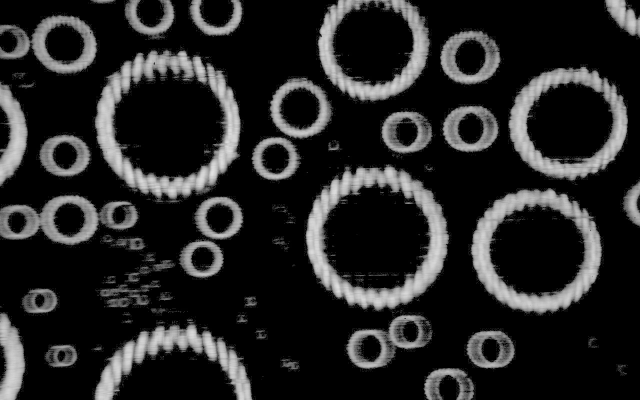
#> input picture working/new input for drops.jpg, 1280 x 800 px, found by its file name (shown at 1/2 size)
$ python Drops14.py
#> lines starting #> are read from the running program, lines starting #| are printed output that depends on the picture; after the words box and inside, x2 and y2 are one past the last pixel; in counts of white or black regions, pixels touching at a corner belong together
import cv2
import numpy as np
import math
import matplotlib.pyplot as plt
import matplotlib.image as mpimg
import pandas as pd
from os import listdir
from os.path import isfile, join

############## I   N    F   O ##########################
# =======================================================
#new image
#
# =======================================================

# Read image
im_in = cv2.imread('/Users/georgedamoulakis/PycharmProjects/Droplets/working/new input for drops.jpg', cv2.IMREAD_GRAYSCALE);
#> im_in is the input picture: shape (800, 1280); min 0, max 225, mean 38.6


def CountingCC():
    # Threshold, Set values equal to or above 220 to 0, Set values below 220 to 255.
    th, im_th = cv2.threshold(im_in, 120, 255, cv2.THRESH_BINARY_INV);

    def CC(img):
        nlabels, labels, stats, centroids = cv2.connectedComponentsWithStats(img)
        label_hue = np.uint8(179 * labels / np.max(labels))
        blank_ch = 255 * np.ones_like(label_hue)
        labeled_img = cv2.merge([label_hue, blank_ch, blank_ch])
        labeled_img = cv2.cvtColor(labeled_img, cv2.COLOR_HSV2BGR)
        labeled_img[label_hue == 0] = 0
        return labeled_img, nlabels, labels, stats, centroids

    # fixing the image
    kernel = np.ones((5, 5), np.uint8)
    erosion = cv2.erode(im_th, kernel, iterations=3)
    dilation = cv2.dilate(erosion, kernel, iterations=2)
    components, nlabels, labels, stats, centroids = CC(dilation)

    # creating the matrices
    a = np.hsplit(stats, 5)
    horizontal = a[2]
    vertical = a[3]
    area = a[4]
    b = np.hsplit(centroids, 2)
    x_centr = b[0]
    y_centr = b[1]
    horizontalNEW = np.zeros(nlabels)
    verticalNEW = np.zeros(nlabels)
    TotalAreaNEW = np.zeros(nlabels)
    NEW_dimensions = np.zeros((nlabels, 6))

    # Logic check if something is DROPLET or NOT
    d = 0
    droplet_counter = 0
    Not_Droplet = np.empty(nlabels, dtype=object)
    for i in range(nlabels):
        d = ((horizontal[i] + vertical[i]) / 2)
        d1 = 0.785 * d * d
        if abs(area[i] - (d1)) > 6000 or horizontal[i] < 20 or vertical[i] < 20:
            Not_Droplet[i] = "NOT a droplet"
        else:
            Not_Droplet[i] = "ok"
            droplet_counter = droplet_counter + 1


    # building the new final dimensions matrix
    for row in range(nlabels):
        for column in range(8):
            if column == 0:
                NEW_dimensions[row, column] = (row + 1)
            elif column == 1:
                NEW_dimensions[row, column] = x_centr[row]
            elif column == 2:
                NEW_dimensions[row, column] = y_centr[row]
            elif column == 3:
                if horizontal[row] < 100:
                    NEW_dimensions[row, column] = horizontal[row] + 20
                else:
                    NEW_dimensions[row, column] = horizontal[row] + 40
            elif column == 4:
                if vertical[row] < 100:
                    NEW_dimensions[row, column] = vertical[row] + 20
                else:
                    NEW_dimensions[row, column] = vertical[row] + 40
            elif column == 5:
                NEW_dimensions[row, column] = ((NEW_dimensions[row][3]) + (NEW_dimensions[row][4])) * 3.14 * 0.25 * ((NEW_dimensions[row][3]) + (NEW_dimensions[row][4]))
        column = column + 1
    row = row + 1
    plt.show()


    # here we have to build the surface area difference
    TotalArea_Frame = 956771 #i am not sure about this number for this image - but we dont care about it now
    TotalArea_Droplets = 0
    TotalArea_Background = 0
    d3 = 0
    droplet_counter_2 = 0
    #Not_Droplet = np.empty(nlabels, dtype=object)
    for i in range(nlabels):
        d3 = ((horizontal[i] + vertical[i]) / 2)
        d4 = 0.785 * d3 * d3
        if abs(area[i] - (d4)) > 2000 or horizontal[i] < 10 or vertical[i] < 10:
            pass
        else:
            droplet_counter_2 = droplet_counter_2 + 1
            TotalArea_Droplets = int(TotalArea_Droplets + (NEW_dimensions[i][5]))

    TotalArea_Background = TotalArea_Frame - TotalArea_Droplets
    print(f'The total area is : { TotalArea_Frame}. '
          f' // The droplets area is: { TotalArea_Droplets}. '
          f' // The free area is : { TotalArea_Background}.'
          f' // The droplets measured here are : {droplet_counter_2}')

    # here we draw the circles, the boxes and the numbers
    image = components
    out = image.copy()
    for row in range(1, nlabels, 1):
        for column in range(5):
            if Not_Droplet[row] == "ok":
                #print(Not_Droplet[row])
                cv2.rectangle(out, (x_centr[row] - 3, y_centr[row] - 3), (x_centr[row] + 3, y_centr[row] + 3), (0, 0, 0))
                r = (math.sqrt(NEW_dimensions[row][5] * 0.31830988618) * 0.5)
                cv2.circle(out, (x_centr[row], y_centr[row]), int(r), (255, 255, 0, 4))
                cv2.putText(out, ('%d' % (row + 1)), (x_centr[row], y_centr[row]), cv2.FONT_HERSHEY_SIMPLEX, 0.8, (255, 255, 255), 2)
            else:
                pass
        column = column + 1
    row = row + 1
    cv2.putText(out, ('%d droplets' % droplet_counter), (5, 30), cv2.FONT_ITALIC , 1.2, (220,220, 220), 2)


#here we will build the MatrixA

    # 1st column: Average rate of growth of each droplet in 2 minutes
    # to find the average growth you need the area and the centroid of each droplet
    # DONE!!! 2nd column: Average number of droplets in 2 minutes
    # DONE!!! 3rd column: Average  surface area of empty background in 2 minutes
    MatrixA = np.zeros((nlabels, 3))
    for row in range(nlabels):
        for column in range(0,3,1):
            if column == 0:
                MatrixA[row, column] = 1
            elif column == 1:
                MatrixA[row, column] = droplet_counter
            elif column == 2:
                MatrixA[row, column] = TotalArea_Background
        column = column + 1
    row = row + 1


#save the new MatrixA to a csv file
    mypath = '/Users/georgedamoulakis/PycharmProjects/Droplets/working'
    onlyfiles = [f for f in listdir(mypath) if isfile(join(mypath, f))]
    df_M_A = pd.DataFrame(MatrixA)  # converting it to a pandas
    df_M_A.columns = [ 'Rate of Growth', 'Number of Droplets', 'Background Area']
    df_M_A.to_csv(f'MatrixA for image: {onlyfiles}.csv', index=False)  # save as csv

    # show the images
    cv2.imshow("Initial", im_in)
    cv2.imshow("Final", out)
    cv2.waitKey(0)
    cv2.destroyAllWindows()


CountingCC()
#> in CountingCC, `th, im_th = cv2.threshold(im_in, 120, 255, cv2.THRESH_BINARY_INV);`:
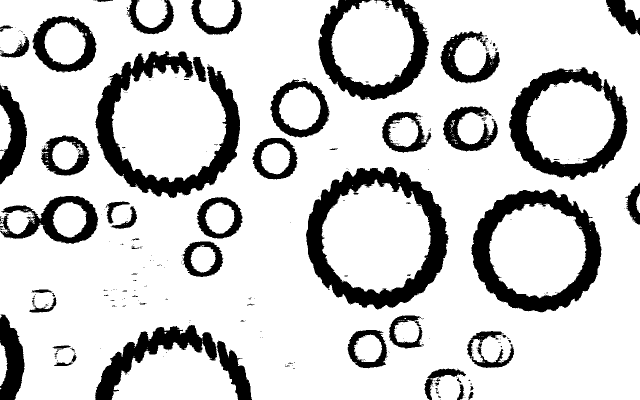
#> im_th: shape (800, 1280) (shown at 1/2 size); 81.4% white; 372 black regions (309 under 20 px), largest, box (x1, y1, x2, y2) and area: (612, 334, 897, 619) 24953, (191, 102, 480, 396) 23864, (943, 379, 1203, 625) 21131
#> in CountingCC, `erosion = cv2.erode(im_th, kernel, iterations=3)`:
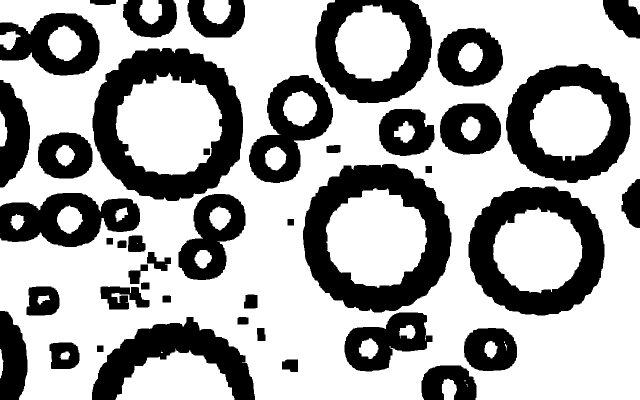
#> erosion: shape (800, 1280) (shown at 1/2 size); 65.3% white; 43 black regions, largest, box (x1, y1, x2, y2) and area: (185, 96, 486, 402) 40552, (606, 328, 903, 625) 39545, (937, 373, 1209, 631) 33054
#> in CountingCC, `dilation = cv2.dilate(erosion, kernel, iterations=2)`:
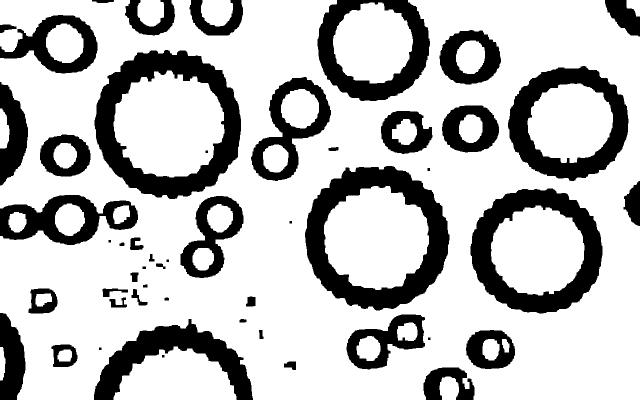
#> dilation: shape (800, 1280) (shown at 1/2 size); 74.6% white; 51 black regions, largest, box (x1, y1, x2, y2) and area: (189, 100, 482, 398) 31688, (610, 332, 899, 621) 31249, (941, 377, 1205, 627) 25798
#> in CC, `nlabels, labels, stats, centroids = cv2.connectedComponentsWithStats(i..`:
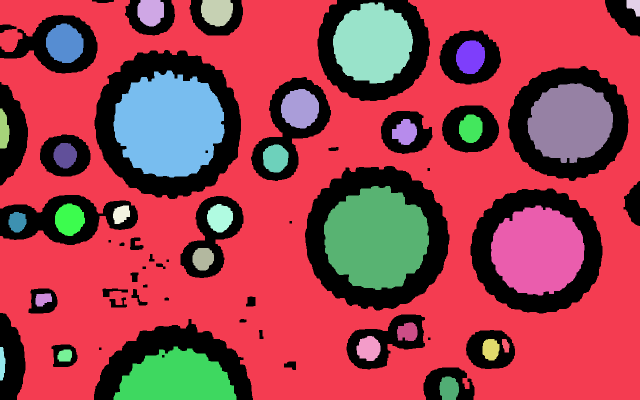
#> labels: shape (800, 1280) int32 (shown at 1/2 size); 32 distinct labels, from 0 to 31; one colour per label, 0 black
#> in CC, `nlabels, labels, stats, centroids = cv2.connectedComponentsWithStats(i..`: nlabels = 32; stats = 32 rows, first 6: [0, 0, 1280, 800, 259666], [0, 0, 1280, 800, 566477], [275, 0, 53, 53, 2365], [402, 0, 64, 53, 2826], [1253, 0, 27, 33, 619], [666, 5, 160, 162, 19597]; centroids = 32 pairs, first value 4.03 to 1268.2, second value 12.06 to 776.8
#> in CC, `label_hue = np.uint8(179 * labels / np.max(labels))`:
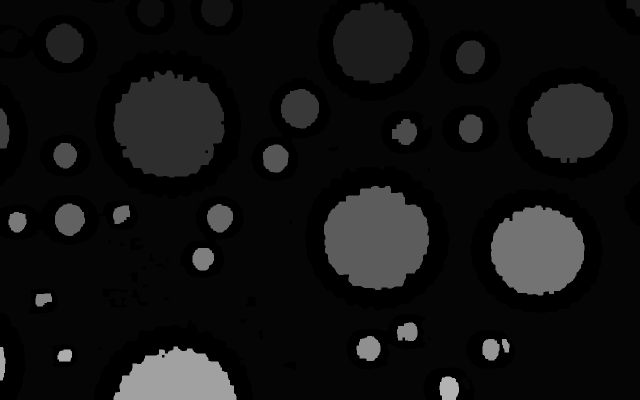
#> label_hue: shape (800, 1280) (shown at 1/2 size); min 0, max 179, mean 18.2
#> in CC, `labeled_img = cv2.merge([label_hue, blank_ch, blank_ch])`:
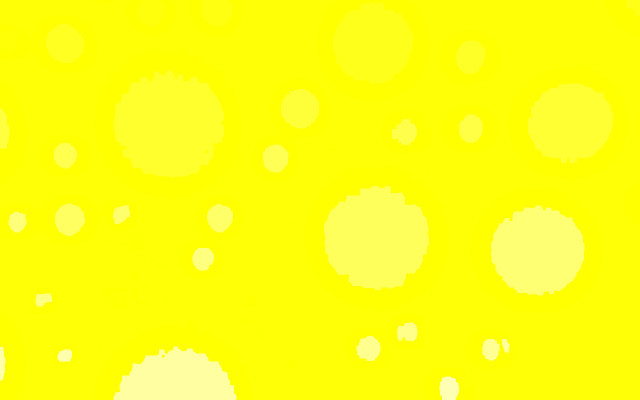
#> labeled_img: shape (800, 1280, 3) (shown at 1/2 size); mean of channels 0, 1, 2 18.2, 255, 255; drawn as B, G, R
#> in CC, `labeled_img[label_hue == 0] = 0`:
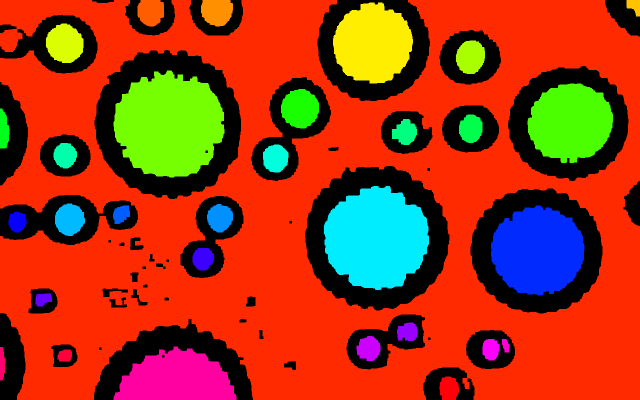
#> labeled_img: shape (800, 1280, 3) (shown at 1/2 size); mean B, G, R 22.4, 57.6, 161.1
#> in CountingCC, `components, nlabels, labels, stats, centroids = CC(dilation)`: nlabels = 32
#> in CountingCC, `a = np.hsplit(stats, 5)`: a = 5 items
#> in CountingCC, `horizontal = a[2]`: horizontal = 32 values, max 1280 at index 0, min 11 at index 29, mean 149.9
#> in CountingCC, `vertical = a[3]`: vertical = 32 values, max 800 at index 0, min 24 at index 30, mean 120.5
#> in CountingCC, `area = a[4]`: area = 32 values, max 566477 at index 1, min 302 at index 27, mean 32000
#> in CountingCC, `b = np.hsplit(centroids, 2)`: b = 2 items
#> in CountingCC, `x_centr = b[0]`: x_centr = 32 values, max 1268.2 at index 4, min 4.03 at index 29, mean 553
#> in CountingCC, `y_centr = b[1]`: y_centr = 32 values, max 776.8 at index 31, min 12.06 at index 4, mean 400.7
#> the loop in CountingCC, `for i in range(nlabels):` made 32 passes
#> (d, d1) on passes 1 to 12: ([1040], [849056]), ([1040], [849056]), ([53], [2205.1]), ([58.5], [2686.5]), ([30], [706.5]), ([161], [20348]), ([77], [4654.3]), ([62.5], [3066.4]), ([218], [37306.3]), ([165], [21371.6]), ([77.5], [4714.9]), ([49.5], [1923.4])
#> after the loop in CountingCC, `for i in range(nlabels):`: droplet_counter = 27
#> after the loop in CountingCC, `for row in range(nlabels):`: NEW_dimensions = 32 rows, first 6: [1, 618.2, 373.1, 1320, 840, 3662496], [2, 641.2, 423, 1320, 840, 3662496], [3, 301.2, 23.68, 73, 73, 16733.1], [4, 433.5, 23.14, 84, 73, 19349.5], [5, 1268.2, 12.06, 47, 53, 7850], [6, 745.2, 86.79, 200, 202, 126859.1]; column = 8
#> the loop in CountingCC, `for i in range(nlabels):` made 32 passes
#> (d3, d4, TotalArea_Droplets) on passes 3 to 14: ([53], [2205.1], 16733), ([58.5], [2686.5], 36082), ([30], [706.5], 43932), ([161], [20348], 170791), ([77], [4654.3], 200335), ([62.5], [3066.4], 221706), ([218], [37306.3], 430716), ([165], [21371.6], 562674), ([77.5], [4714.9], 592523), ([49.5], [1923.4], 607689), ([52], [2122.6], 623966), ([51], [2041.8], 639794)
#> (d3, d4) on passes 1, 2, 29: ([1040], [849056]), ([1040], [849056]), ([176.5], [24454.5])
#> after the loop in CountingCC, `for i in range(nlabels):`: droplet_counter_2 = 29
#> in CountingCC, `TotalArea_Background = TotalArea_Frame - TotalArea_Droplets`: TotalArea_Background = -218319
#| The total area is : 956771.  // The droplets area is: 1175090.  // The free area is : -218319. // The droplets measured here are : 29
#> the loop in CountingCC, `for row in range(1, nlabels, 1):` made 2 passes
#> column on pass 1: 5
#> after the loop in CountingCC, `for row in range(1, nlabels, 1):`: column = 0
#> (the run stopped early here; a loop or call above may not have finished)
